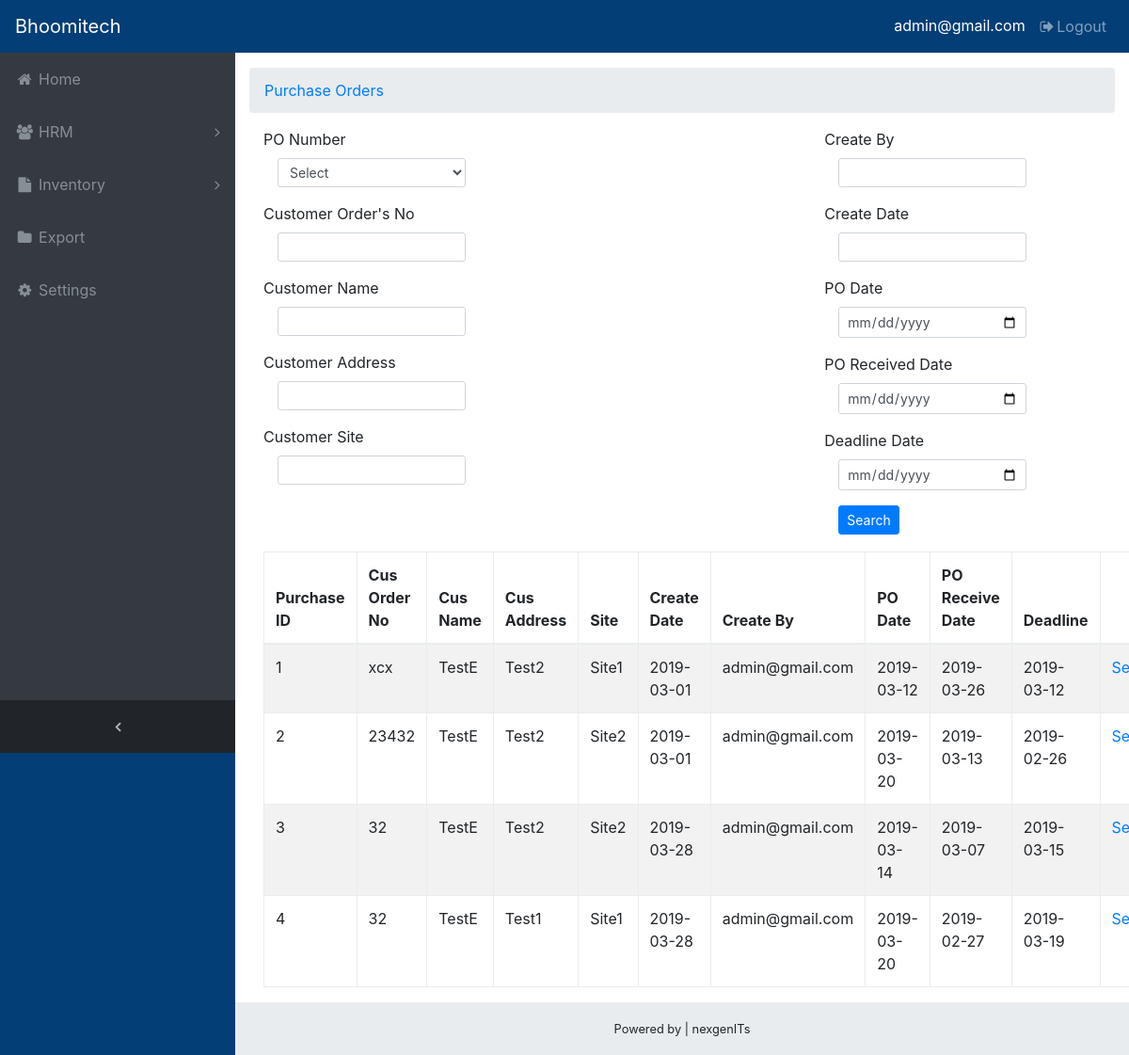
The app's page /AOD/aCreateNewAODCreate.php (signed in) with its own data.
### tables this page shows
CREATE TABLE `purchaseorderinfor` (
  `pid` int(11) NOT NULL,
  `customerorderno` varchar(200) NOT NULL,
  `customername` varchar(200) NOT NULL,
  `customeraddress` varchar(200) NOT NULL,
  `customersite` varchar(200) NOT NULL,
  `itemcode` varchar(1000) NOT NULL,
  `pquantity` varchar(200) NOT NULL,
  `createby` varchar(200) NOT NULL,
  `createdate` varchar(100) NOT NULL,
  `podate` varchar(100) NOT NULL,
  `poreceiveddate` varchar(100) NOT NULL,
  `deadlinedate` varchar(100) NOT NULL
);

### AOD/aCreateNewAODCreate.php (the view, shortened to what this page needs)
<!DOCTYPE html>
<html lang="en">
<head>
   <?php include('../include/head.php') ?>
</head>
<body class="fixed-nav sticky-footer bg-dark" id="page-top">
   <?php include('../include/nav.php') ?>
  <div class="content-wrapper">
    <div class="container-fluid">
      <ol class="breadcrumb">
        <li class="breadcrumb-item">
          <a href="#">Purchase Orders</a>
        </li>
      </ol>
    <div class="container">
     <form action="<?php echo $_SERVER['PHP_SELF'];?>" method="POST">
       <div class="column-left">
          <div class="form-group">
             <label for="pwd">PO Number</label>
              <div class="col-sm-3">
                   <select type="text" class="form-control form-control-sm" name="po_number" id="select1" >
                    <option value="">Select</option>
                    <?php
                    $query ="SELECT pid FROM  purchaseorderinfor";
                   ?>
                   </select>
              </div>
           </div>
          <div class="form-group">
              <label for="pwd">Customer Order's No</label>
              <div class="col-sm-3">
               <input type="text" class="form-control form-control-sm" name="customerorderno" />
              </div>
          </div>
           <div class="form-group">
              <label for="pwd">Customer Name</label>
              <div class="col-sm-3">
               <input type="text" class="form-control form-control-sm" name="customername" />
              </div>
          </div>
          <div class="form-group">
              <label for="pwd">Customer Address</label>
              <div class="col-sm-3">
               <input type="text" class="form-control form-control-sm" name="customeraddress" />
              </div>
          </div>
          <div class="form-group">
              <label for="pwd">Customer Site</label>
              <div class="col-sm-3">
               <input type="text" class="form-control form-control-sm" name="customersite"/>
              </div>
          </div>
         </div>
          <div class="column-right">
             <div class="form-group">
                  <label for="pwd">Create By</label>
                  <div class="col-sm-3">
                   <input type="text" class="form-control form-control-sm" name="createby" />
                  </div>
              </div>
              <div class="form-group">
                <label for="pwd">Create Date</label>
                <div class="col-sm-3">
                 <input type="text" class="form-control form-control-sm" name="createdate" />
                </div>
             </div>
              <div class="form-group">
                  <label for="pwd">PO Date</label>
                  <div class="col-sm-3">
                   <input type="date" class="form-control form-control-sm" name="podate"/>
                  </div>
              </div>
               <div class="form-group">
                  <label for="pwd">PO Received Date</label>
                  <div class="col-sm-3">
                   <input type="date" class="form-control form-control-sm" name="poreceiveddate"/>
                  </div>
              </div>
               <div class="form-group">
                  <label for="pwd">Deadline Date</label>
                  <div class="col-sm-3">
                   <input type="date" class="form-control form-control-sm" name="deadlinedate" />
                  </div>
              </div>
               <div class="aodbtn">
              <input type="submit" name="searchsup" value="Search" class="btn btn-primary btn-sm"/>
           </div>
       </div>
      </form>
    </div>
  <?php include('../include/footer.php') ?>
</body>
</html>
<?php
    require '../include/config.php';
    if(isset($_POST['searchsup']))
    {
       $po_number =mysqli_real_escape_string($conn,$_POST['po_number']);
       $customerorderno =mysqli_real_escape_string($conn ,$_POST['customerorderno']);
       $customername =mysqli_real_escape_string($conn,$_POST['customername']);
       $customeraddress =mysqli_real_escape_string($conn ,$_POST['customeraddress']);
       $customersite =mysqli_real_escape_string($conn ,$_POST['customersite']);
       $createby =mysqli_real_escape_string($conn ,$_POST['createby']);
       $createdate =mysqli_real_escape_string($conn ,$_POST['createdate']);
       $podate =mysqli_real_escape_string($conn ,$_POST['podate']);
       $poreceiveddate =mysqli_real_escape_string($conn ,$_POST['poreceiveddate']);
       $deadlinedate =mysqli_real_escape_string($conn ,$_POST['deadlinedate']);
       $query = " SELECT * FROM purchaseorderinfor WHERE pid='$po_number' OR customerorderno='$customerorderno' OR  customername='$customername' OR   customeraddress='$customeraddress' OR customersite=' $customersite' OR  createby='$createby' OR createdate='$createdate' OR   podate='$podate' OR poreceiveddate='$poreceiveddate' OR deadlinedate ='$deadlinedate'";
    }
    else
    {
        $query = " SELECT * FROM purchaseorderinfor ";
    }
    $result = mysqli_query($conn ,$query);
    ?>
    <div class="tablealign">
     <table id="editable_table" class="table table-bordered table-striped">
       <thead>
        <tr>
         <th>Purchase ID</th>
         <th>Cus Order No</th>
         <th>Cus Name</th>
         <th>Cus Address</th>
         <th>Site</th>
         <th>Create Date</th>
         <th>Create By</th>
         <th>PO Date</th>
         <th>PO Receive Date</th>
         <th>Deadline</th>
         <td> </td>
        </tr>
       </thead>
       <tbody>
       <?php
       while($row = mysqli_fetch_array($result))
       {
        echo '
        <tr>
         <td>'.$row["pid"].'</td>
         <td>'.$row["customerorderno"].'</td>
         <td>'.$row["customername"].'</td>
         <td>'.$row["customeraddress"].'</td>
         <td>'.$row["customersite"].'</td>
         <td>'.$row["createdate"].'</td>
         <td>'.$row["createby"].'</td>
         <td>'.$row["podate"].'</td>
         <td>'.$row["poreceiveddate"].'</td>
         <td>'.$row["deadlinedate"].'</td>
         <td><a href="aCreateNewAODSelect?sedit_id='.$row["pid"].'">Select</a></td>
        </tr>
        ';
       }
       ?>
       </tbody>
      </table>
    </div>

### css/sb-admin.css (style rules this page uses)
html { position: relative; min-height: 100%; }
body { overflow-x: hidden; }
body.sticky-footer { margin-bottom: 56px; }
body.sticky-footer .content-wrapper { min-height: calc(100vh - 56px - 56px); }
body.fixed-nav { padding-top: 56px; }
.content-wrapper { min-height: calc(100vh - 56px); padding-top: 1rem; }
.content-wrapper { overflow-x: hidden; background: white; }
@media (min-width: 992px) { .content-wrapper { margin-left: 250px; } }

### AOD/aCreateNewAODCreate.php (style rules this page uses)
.column-left { float: left; width: 50%; height: 400px; }
.column-right { float: right; width: 33%; height: 450px; }
.aodbtn { margin-left: 15px; }
.tablealign { margin-left: 15px; margin-right: 15px; margin-top: 15px; }

### records on screen
purchaseorderinfor: pid "1", customerorderno "xcx", customername "TestE", customeraddress "Test2", customersite "Site1", createdate "2019-03-01", createby "admin@gmail.com", podate "2019-03-12", poreceiveddate "2019-03-26", deadlinedate "2019-03-12"
purchaseorderinfor: pid "2", customerorderno "23432", customername "TestE", customeraddress "Test2", customersite "Site2", createdate "2019-03-01", createby "admin@gmail.com", podate "2019-03-20", poreceiveddate "2019-03-13", deadlinedate "2019-02-26"
purchaseorderinfor: pid "3", customerorderno "32", customername "TestE", customeraddress "Test2", customersite "Site2", createdate "2019-03-28", createby "admin@gmail.com", podate "2019-03-14", poreceiveddate "2019-03-07", deadlinedate "2019-03-15"
purchaseorderinfor: pid "4", customerorderno "32", customername "TestE", customeraddress "Test1", customersite "Site1", createdate "2019-03-28", createby "admin@gmail.com", podate "2019-03-20", poreceiveddate "2019-02-27", deadlinedate "2019-03-19"

### other values on screen
$email "admin@gmail.com"
